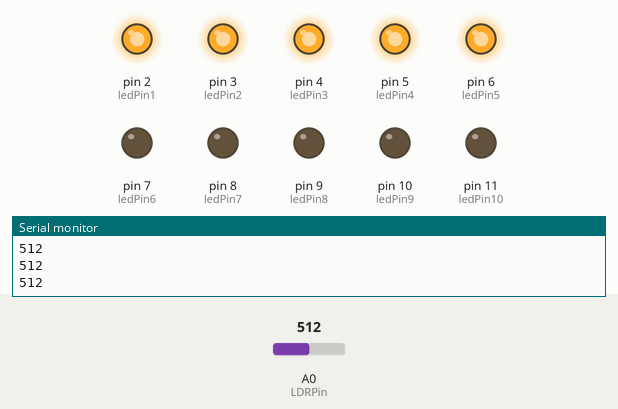
Recording of a sketch running on a simulated Arduino Uno, built with avr-gcc and run on an emulated ATmega328P. Parts: output pins drawn as LEDs (lit = HIGH), the last lines printed to the serial monitor. The test bench sets the inputs (shaded band); at power-on: A0 (LDRPin) = 512.

Above: at 1.2 s.
1.3 s: A0 (LDRPin) set to 490
At 1.7 s:
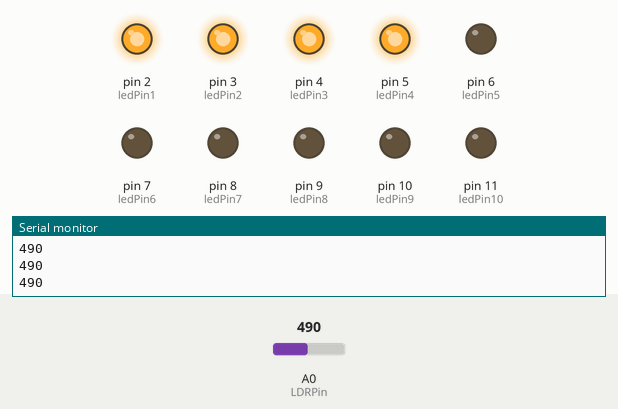
2.8 s: A0 (LDRPin) set to 306
At 4.0 s:
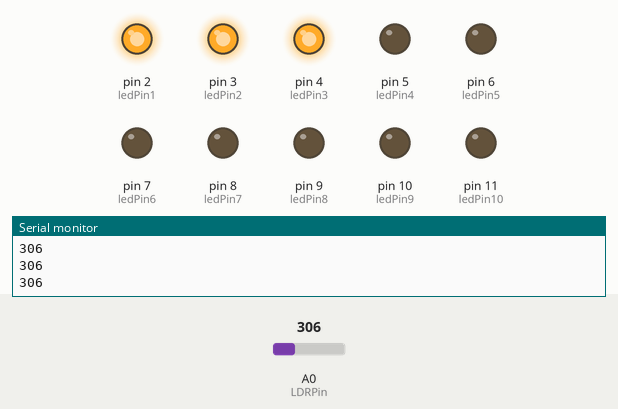
4.3 s: A0 (LDRPin) set to 290
At 5.2 s:
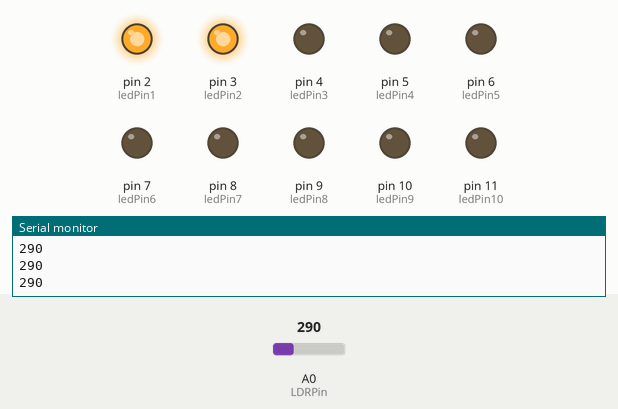
5.8 s: A0 (LDRPin) set to 122
At 6.5 s:
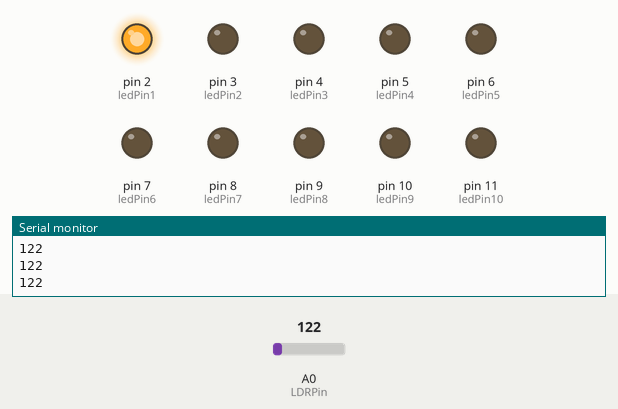
7.3 s: A0 (LDRPin) set to 106
8.8 s: A0 (LDRPin) set to 92
At 9.9 s:
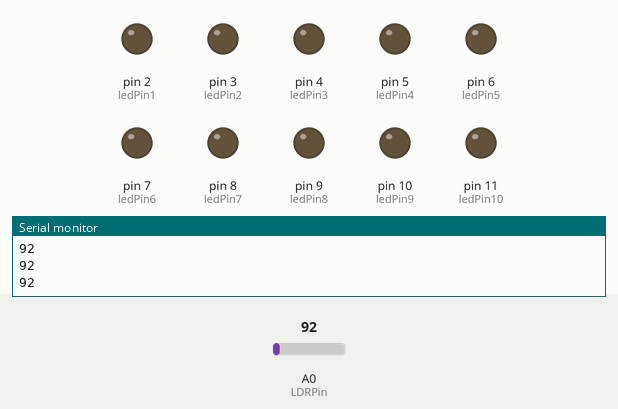
Timing chart, 0 to 11.3 s (numbered marks = the images above; inputs shaded):
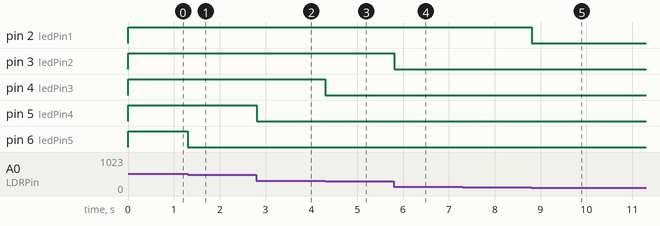

The sketch:

Practica_09.ino
```cpp
// Medidor_de_luz

const int ledPin1 = 2;
const int ledPin2 = 3;
const int ledPin3 = 4;
const int ledPin4 = 5;
const int ledPin5 = 6;
const int ledPin6 = 7;
const int ledPin7 = 8;
const int ledPin8 = 9;
const int ledPin9 = 10;
const int ledPin10 = 11;
const int LDRPin = 0;
int val = 0;

void setup() {
  pinMode(ledPin1, OUTPUT);
  pinMode(ledPin2, OUTPUT);
  pinMode(ledPin3, OUTPUT);
  pinMode(ledPin4, OUTPUT);
  pinMode(ledPin5, OUTPUT);
  pinMode(ledPin6, OUTPUT);
  pinMode(ledPin7, OUTPUT);
  pinMode(ledPin8, OUTPUT);
  pinMode(ledPin9, OUTPUT);
  pinMode(ledPin10, OUTPUT);
  pinMode(LDRPin, INPUT);
  Serial.begin(9600);
}

void loop() {
  val = analogRead(LDRPin);
  Serial.println(val);
  medidor();
}

void medidor() {
  if (val > 100) {
    digitalWrite(ledPin1, HIGH);
  }
  else {
    digitalWrite(ledPin1, LOW);
  }

  if (val > 200) {
    digitalWrite(ledPin2, HIGH);
  }
  else {
    digitalWrite(ledPin2, LOW);
  }

  if (val > 300) {
    digitalWrite(ledPin3, HIGH);
  }
  else {
    digitalWrite(ledPin3, LOW);
  }

  if (val > 400) {
    digitalWrite(ledPin4, HIGH);
  }
  else {
    digitalWrite(ledPin4, LOW);
  }

  if (val > 500) {
    digitalWrite(ledPin5, HIGH);
  }
  else {
    digitalWrite(ledPin5, LOW);
  }

  if (val > 600) {
    digitalWrite(ledPin6, HIGH);
  }
  else {
    digitalWrite(ledPin6, LOW);
  }

  if (val > 700) {
    digitalWrite(ledPin7, HIGH);
  }
  else {
    digitalWrite(ledPin7, LOW);
  }

  if (val > 800) {
    digitalWrite(ledPin8, HIGH);
  }
  else {
    digitalWrite(ledPin8, LOW);
  }

  if (val > 900) {
    digitalWrite(ledPin9, HIGH);
  }
  else {
    digitalWrite(ledPin9, LOW);
  }

  if (val > 1000) {
    digitalWrite(ledPin10, HIGH);
  }
  else {
    digitalWrite(ledPin10, LOW);
  }
}
```

Measured:
- the behaviour switches between 101 and 100 on A0 (LDRPin) (found by bisection; images 4 and 5)
- after the input at 1.3 s, pin 6 (ledPin5): HIGH → LOW at once
- after the input at 2.8 s, pin 5 (ledPin4): HIGH → LOW at once
- after the input at 4.3 s, pin 4 (ledPin3): HIGH → LOW at once
- after the input at 5.8 s, pin 3 (ledPin2): HIGH → LOW at once
- after the input at 8.8 s, pin 2 (ledPin1): HIGH → LOW at once
